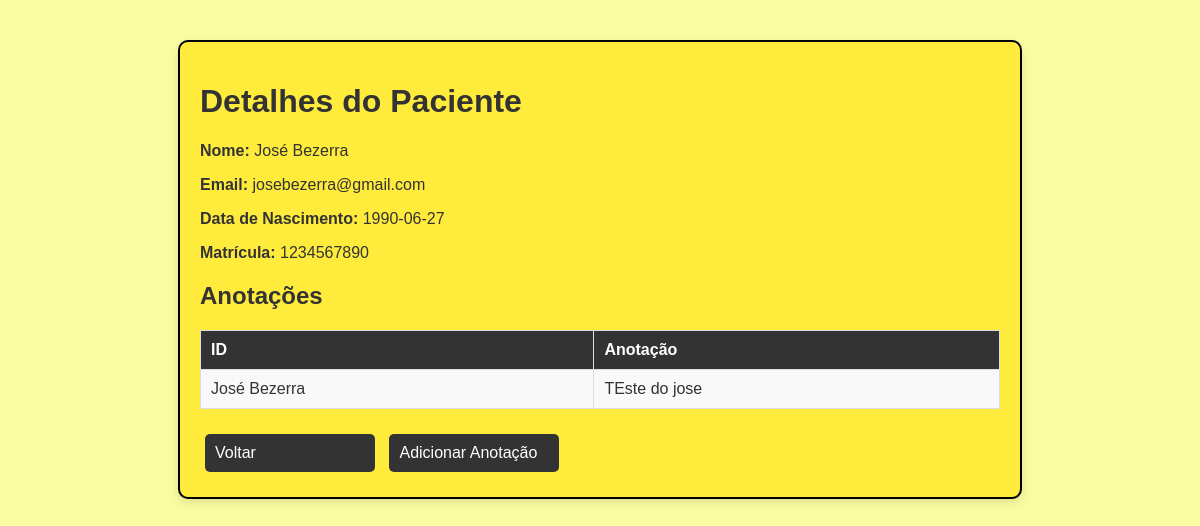
/detalhes_paciente/2 (signed in), run on the app's committed database.
### tables this page shows
CREATE TABLE pacientes (
            ID_pacientes INTEGER NOT NULL PRIMARY KEY AUTOINCREMENT,
            Nome VARCHAR NOT NULL,
            Email VARCHAR NOT NULL,
            Senha VARCHAR NOT NULL,
            Data_Nascimento DATE,
            Matricula INTEGER NOT NULL);

CREATE TABLE anotacoes (
                ID_anotacoes INTEGER NOT NULL PRIMARY KEY AUTOINCREMENT,
                ID_pacientes INTEGER NOT NULL,
                Anotacoes TEXT NOT NULL,
                FOREIGN KEY (ID_pacientes) REFERENCES pacientes(ID_pacientes)
            );

### app.py (the view)
@app.route('/detalhes_paciente/<int:id>', methods=['GET'])
def detalhes_paciente(id):
    if 'user_id' not in session:
        return redirect(url_for('login_psicologo'))
    paciente = sqlite.get_paciente(id)
    if not paciente:
        flash('Paciente não encontrado.', 'danger')
        return redirect(url_for('telapsicologo'))
    anotacoes = sqlite.get_paciente_anotacoes(id)
    anotacoes = anotacoes['anotacoes']
    return render_template('detalhes_paciente.html', paciente=paciente, anotacoes=anotacoes, id=id)

### sqlite.py (called while the page is built)
def get_db_connection():
    try:
        conn = sqlite3.connect('banco_de_dados.db')
        conn.row_factory = sqlite3.Row
        return conn
    except sqlite3.Error as e:
        return None

def get_paciente(paciente_id):
    conn = get_db_connection()
    cursor = conn.cursor()
    cursor.execute('SELECT nome, email, data_nascimento, matricula FROM pacientes WHERE ID_pacientes = ?', (paciente_id,))
    paciente = cursor.fetchone()
    conn.close()
    return {'nome': paciente[0], 'email': paciente[1], 'data_nascimento': paciente[2], 'matricula': paciente[3]}

def get_paciente_anotacoes(paciente_id):
    conn = get_db_connection()
    cursor = conn.cursor()
    try:
        cursor.execute('''
            SELECT anotacoes
            FROM anotacoes
            WHERE ID_pacientes = ?
        ''', (paciente_id,))
        anotacoes = cursor.fetchall()
        anotacoes_data = [a[0] for a in anotacoes]
        return {
            'anotacoes': anotacoes_data
        }
    except sqlite3.Error as e:
        print(f"Erro ao acessar o banco de dados: {e}")
        return {'error': 'Erro ao acessar o banco de dados'}
    finally:
        conn.close()

### templates/detalhes_paciente.html (shortened to what this page needs)
<!DOCTYPE html>
<html lang="pt-BR">
<head>
</head>
<body>
    <div class="container">
        <h1>Detalhes do Paciente</h1>
        <div class="info">
            <p><strong>Nome:</strong> {{ paciente.nome }}</p>
            <p><strong>Email:</strong> {{ paciente.email }}</p>
            <p><strong>Data de Nascimento:</strong> {{ paciente.data_nascimento }}</p>
            <p><strong>Matrícula:</strong> {{ paciente.matricula }}</p>
        </div>
        <div class="notes">
            <h2>Anotações</h2>
            <table class="notes-table">
                <thead>
                    <tr>
                        <th>ID</th>
                        <th>Anotação</th>
                    </tr>
                </thead>
                <tbody>
                    {% for anotacao in anotacoes %}
                        <tr>
                            <td>{{ paciente.nome }}</td>
                            <td>{{ anotacao }}</td>
                        </tr>
                    {% endfor %}
                </tbody>
            </table>
        </div>
        <div class="nav-buttons">
            <a href="{{ url_for('anotacoes_pacientes') }}">Voltar</a>
            <a href="{{ url_for('salvar_anotacao', id=id) }}">Adicionar Anotação</a>
        </div>
    </div>
</body>
</html>

### templates/detalhes_paciente.html (style rules this page uses)
body { font-family: Arial, sans-serif; margin: 0; padding: 0; background-color: #fafca1; color: #333; display: flex; flex-direction: column; align-items: center; height: 100vh; overflow: hidden; }
.container { max-width: 800px; width: 100%; padding: 20px; margin-top: 40px; background-color: #ffeb3b; border-radius: 10px; border: 2px solid #000; box-shadow: 0 4px 8px rgba(0, 0, 0, 0.1); }
h1 { color: #333; }
.info, .notes { margin-bottom: 20px; }
.info p, .notes p { font-size: 16px; color: #333; }
.notes-table { width: 100%; border-collapse: collapse; }
.notes-table th, .notes-table td { border: 1px solid #ddd; padding: 10px; text-align: left; }
.notes-table th { background-color: #333; color: #fff; }
.notes-table td { background-color: #f9f9f9; }
.nav-buttons { margin-top: 20px; }
.nav-buttons a { display: inline-block; width: 150px; padding: 10px; background-color: #333; color: #fff; border: none; border-radius: 5px; text-decoration: none; font-size: 16px; margin: 5px; }

### data on the page
pacientes: nome "José Bezerra", email "josebezerra@gmail.com", data_nascimento "1990-06-27", matricula "1234567890"
anotacoes: Anotacoes "TEste do jose"
